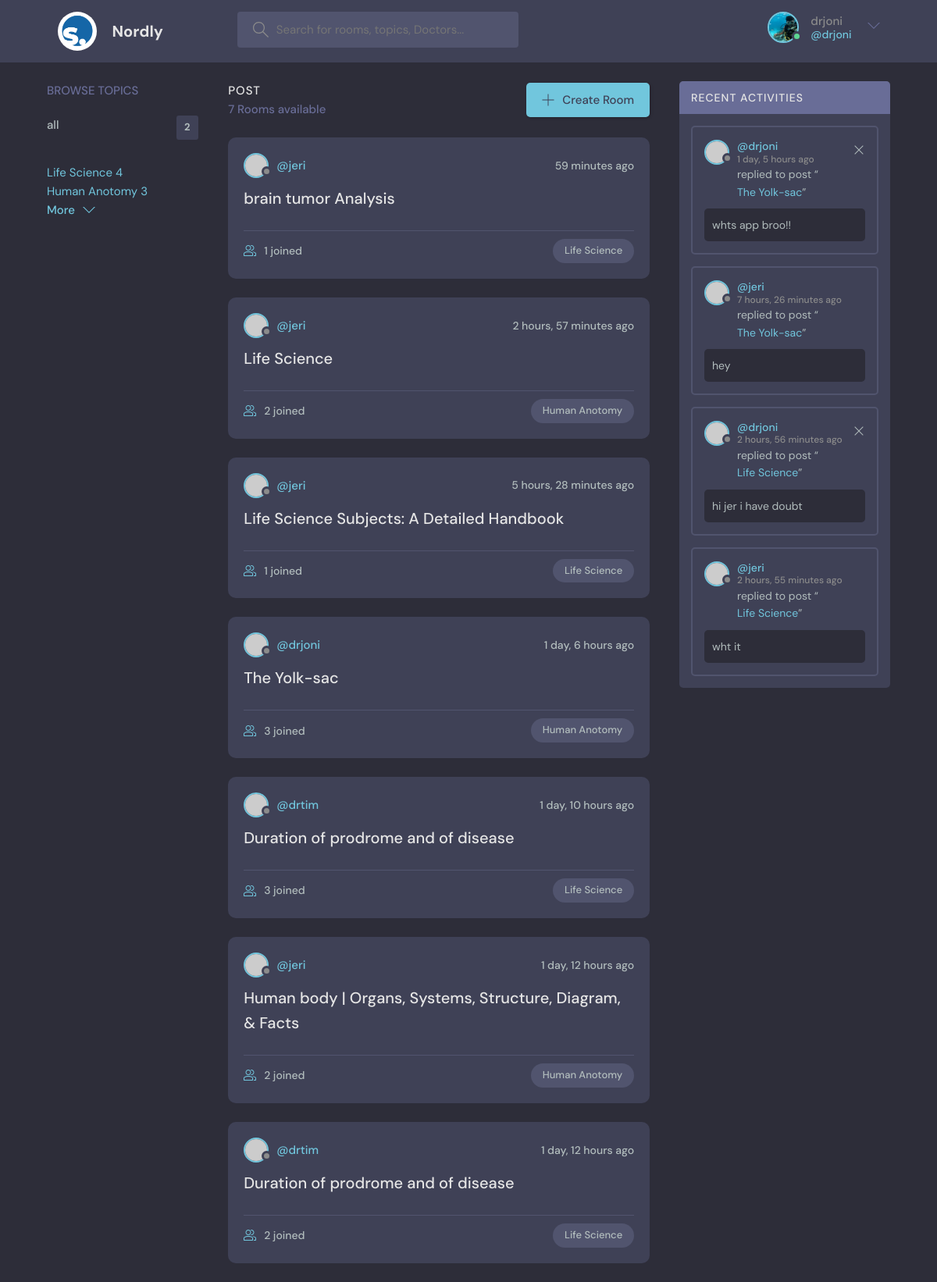
The page / (signed in) on the database its author committed.
### base/models.py (models this page shows, shortened)
class Topic(models.Model):
    name= models.CharField(max_length= 200)
    def __str__(self):
        return self.name

class Room(models.Model):
    host= models.ForeignKey(User,on_delete=models.SET_NULL,null=True)
    topic= models.ForeignKey(Topic,on_delete=models.SET_NULL, null = True )
    name= models.CharField(max_length= 100)
    participants = models.ManyToManyField(User, related_name= 'participants', blank= True)
    description = models.TextField(null= True, blank=True)
    created= models.DateTimeField(auto_now_add= True)
    updated= models.DateTimeField(auto_now= True)
    class Meta:
        ordering= ['-updated', '-created']
    def __str__(self):
        return self.name

class Message(models.Model):
    user= models.ForeignKey(User,on_delete = models.CASCADE)
    room= models.ForeignKey(Room,on_delete = models.CASCADE)
    body= models.TextField(null=True, blank =True)
    updated= models.DateTimeField(auto_now= True)
    created=  models.DateTimeField(auto_now_add= True)

### base/views.py (the view)
# urls.py: path('', views.home, name='home'),
def home(request):
    q= request.GET.get('q') if request.GET.get('q') != None else ''
    rooms= Room.objects.filter(Q(topic__name__icontains =q)|
                               Q(name__icontains =q)|
                               Q(host__username__icontains =q)|
                               Q(description__icontains =q)
                                )
    topics= Topic.objects.all()
    roomcounts= rooms.count()
    room_message= Message.objects.filter(Q(room__topic__name__icontains=q)|
                                         Q(user__username__icontains =q)
                                            )
    context= {'rooms':rooms,
              'topics': topics,
              'roomcount': roomcounts,
              'room_message':room_message
            }
    return render(request,'base/home.html', context)

### base/templates/base/home.html (shortened to what this page needs)
{% extends 'main.html' %}
{% block content %}
    <main class="layout layout--3">
      <div class="container">
        <div class="topics">
          {% include 'base/topics_component.html' %}
        </div>
        <div class="roomList">
          <div class="roomList__header">
            <div>
              <h2>POST</h2>
              <p> {{roomcount}} Rooms available</p>
            </div>
            <a class="btn btn--main" href="{% url 'create-room' %}">
              <svg version="1.1" xmlns="http://www.w3.org/2000/svg" width="32" height="32" viewBox="0 0 32 32">
                <title>add</title>
                <path
                  d="M16.943 0.943h-1.885v14.115h-14.115v1.885h14.115v14.115h1.885v-14.115h14.115v-1.885h-14.115v-14.115z"
                ></path>
              </svg>
              Create Room
            </a>
          </div>
        {% include 'base/feed_component.html' %}
        </div>
        <div class="activities">
          {% include 'base/activity_component.html' %}
        </div>
      </div>
    </main>
{% endblock %}

### templates/navibar.html (shortened to what this page needs)
{% load static %}
<header class="header header--loggedIn">
    <div class="container">
      <a href="{% url 'home' %}" class="header__logo">
        <img src="{% static 'images/logo.jpeg' %}" />
        <h1>Nordly</h1>
      </a>
      <form class="header__search" method="GET" action="{% url 'home' %}">
        <label>
          <input  type="text" name= 'q' placeholder="Search for rooms, topics, Doctors..." />
        </label>
      </form>
      <nav class="header__menu">
        {% if request.user.is_authenticated %}
        <div class="header__user">
          <a href="">
            <div class="avatar avatar--medium active">
              <img src="{% static 'images/dive.png' %}" />
            </div>
            <p>{{request.user.username}} <span>@{{request.user.username}}</span></p>
          </a>
          <button class="dropdown-button">
            <svg version="1.1" xmlns="http://www.w3.org/2000/svg" width="32" height="32" viewBox="0 0 32 32">
              <title>chevron-down</title>
              <path d="M16 21l-13-13h-3l16 16 16-16h-3l-13 13z"></path>
            </svg>
          </button>
        </div>
         {% else %}
        <a href="{% url 'login' %}">
          <img src="{% static 'images/avatar.svg' %}" />
          <p>Login</p>
        </a>
        {% endif %}
      </nav>
    </div>
  </header>

### base/templates/base/topics_component.html
 <div >
  <div class="topics__header">
    <h2>Browse Topics</h2>
  </div>
  <ul class="topics__list">
    <li>
      <a href="{% url 'home' %}">all <span>{{topics.count}}</span></a>
    </li>
    {% for topic in topics %}
      <div>
        <a href="{% url 'home' %}?q={{topic.name}}">{{topic.name}} <span>{{topic.room_set.all.count}}</span> </a>
      </div>
    {% endfor %}
  </ul>
  <a class="btn btn--link" href="topics.html">
    More
    <svg version="1.1" xmlns="http://www.w3.org/2000/svg" width="32" height="32" viewBox="0 0 32 32">
      <title>chevron-down</title>
      <path d="M16 21l-13-13h-3l16 16 16-16h-3l-13 13z"></path>
    </svg>
  </a>
</div>

### base/templates/base/feed_component.html (shortened to what this page needs)
{% for room in rooms %}
<div class="roomListRoom">
  <div class="roomListRoom__header">
    <a href="{% url 'user-profile' room.host.id %}" class="roomListRoom__author">
      <div class="avatar avatar--small">
        <img src="https://randomuser.me/api/portraits/women/11.jpg" />
      </div>
      <span>@{{room.host.username}}</span>
    </a>
    <div class="roomListRoom__actions">
      <span>{{room.created|timesince}} ago</span>
    </div>
  </div>
  <div class="roomListRoom__content">
    <a href="{% url 'room' room.id %}">{{room.name}}</a>
  </div>
  <div class="roomListRoom__meta">
    <a href="{% url 'room' room.id %}" class="roomListRoom__joined">
      {{room.participants.all.count}} joined
    </a>
    <p class="roomListRoom__topic">{{room.topic}}</p>
  </div>
</div>
{% endfor %}

### base/templates/base/activity_component.html
<div class="activities__header">
  <h2>Recent Activities</h2>
</div>
{% for message in room_message %}
<div class="activities__box">
  <div class="activities__boxHeader roomListRoom__header">
    <a href="{% url 'user-profile' message.user.id %}" class="roomListRoom__author">
      <div class="avatar avatar--small">
        <img src="https://randomuser.me/api/portraits/women/11.jpg" />
      </div>
      <p>
        @{{message.user}}
        <span> {{message.created|timesince}} ago</span>
      </p>
    </a>
    {% if request.user == message.user %}
    <div class="roomListRoom__actions">
      <a href="{% url 'delete-message' message.id %}">
        <svg version="1.1" xmlns="http://www.w3.org/2000/svg" width="32" height="32" viewBox="0 0 32 32">
          <title>remove</title>
          <path
            d="M27.314 6.019l-1.333-1.333-9.98 9.981-9.981-9.981-1.333 1.333 9.981 9.981-9.981 9.98 1.333 1.333 9.981-9.98 9.98 9.98 1.333-1.333-9.98-9.98 9.98-9.981z"
          ></path>
        </svg>
      </a>
    </div>
    {% endif %}
  </div>
  <div class="activities__boxContent">
    <p>replied to post “<a href="{% url 'room' message.room.id %}">{{message.room}}</a>”</p>
    <div class="activities__boxRoomContent">
      {{message.body}}
    </div>
  </div>
</div>
{% endfor %}

### rows shown on the page
Topic: name "Life Science", room_set.all.count "4"
Topic: name "Human Anotomy", room_set.all.count "3"
Room: host.username "jeri", created "59 minutes", name "brain tumor Analysis", participants.all.count "1", topic "Life Science"
Room: host.username "jeri", created "2 hours, 57 minutes", name "Life Science", participants.all.count "2", topic "Human Anotomy"
Room: host.username "jeri", created "5 hours, 28 minutes", name "Life Science Subjects: A Detailed Handbook", participants.all.count "1", topic "Life Science"
Room: host.username "drjoni", created "1 day, 6 hours", name "The Yolk-sac", participants.all.count "3", topic "Human Anotomy"
Room: host.username "drtim", created "1 day, 10 hours", name "Duration of prodrome and of disease", participants.all.count "3", topic "Life Science"
Room: host.username "jeri", created "1 day, 12 hours", name "Human body | Organs, Systems, Structure, Diagram, & Facts", participants.all.count "2", topic "Human Anotomy"
Room: host.username "drtim", created "1 day, 12 hours", name "Duration of prodrome and of disease", participants.all.count "2", topic "Life Science"
Message: user "drjoni", created "1 day, 5 hours", room "The Yolk-sac", body "whts app broo!!"
Message: user "jeri", created "7 hours, 26 minutes", room "The Yolk-sac", body "hey"
Message: user "drjoni", created "2 hours, 56 minutes", room "Life Science", body "hi jer i have doubt"
Message: user "jeri", created "2 hours, 55 minutes", room "Life Science", body "wht it"

### other values the page prints
{{ request.user.username }} "drjoni"
{{ topics.count }} "2"
{{ roomcount }} "7"
